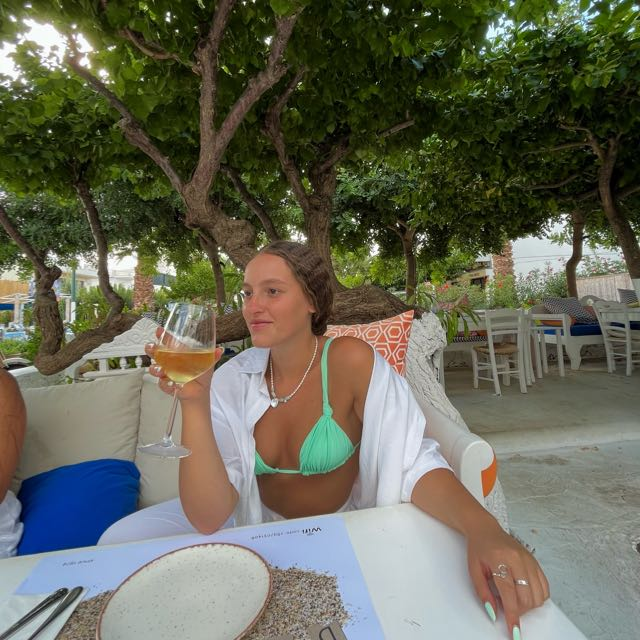
#> input picture examples/daniel.jpeg, 640 x 640 px
$ python -i main.py   (imports and definitions only)
#> lines starting #> are read from the running program, lines starting #| are printed output that depends on the picture
#################################################################
# FILE : main.py
# WRITER : guy fussfeld , guy_fussfeld , 207766973
# EXERCISE : intro2cs ex5 2022-2023
# DESCRIPTION: A simple program that edit images
# STUDENTS I DISCUSSED THE EXERCISE WITH:
# WEB PAGES I USED:
# NOTES:
#################################################################

##############################################################################
#                                   Imports                                  #
##############################################################################
from helper import *
import math
import sys
import copy

##############################################################################
#                                  Functions                                 #
##############################################################################

# gets a 3 dimensional list of colorful picture and split the list into the different channels


# [239 lines left out: functions separate_channels, combine_channels, color_to_gray, RGB2grayscale, blur_kernel, apply_kernel and 8 more, not called in this run]

# resize image


def answer_3(image):
    a = input("choose height and width seperated by comma for the new image : ")
    if ',' in a:
        a = a.split(',')
        if len(a) == 2 and a[0].isnumeric() and a[1].isnumeric() and int(a[0]) > 1 and int(a[1]) > 1:
            if isinstance(image[0][0], list):
                new_image = separate_channels(image)
                row_image = []
                for row in new_image:
                    row_image.append(resize(row, int(a[0]), int(a[1])))
                new_image = combine_channels(row_image)
                return new_image
            else:
                new_image = resize(image, int(a[0]), int(a[1]))
                return new_image
        else:
            print("the width and height must be bigger then 1")
            return image
    else:
        print("the width and height must be bigger then 1")
        return image

# rotate image


# [54 lines left out: functions answer_4, answer_5, answer_6, not called in this run]


# [29 lines not run here, left out]

>>> import cv2
>>> picture = cv2.imread('../examples/daniel.jpeg', cv2.IMREAD_GRAYSCALE)
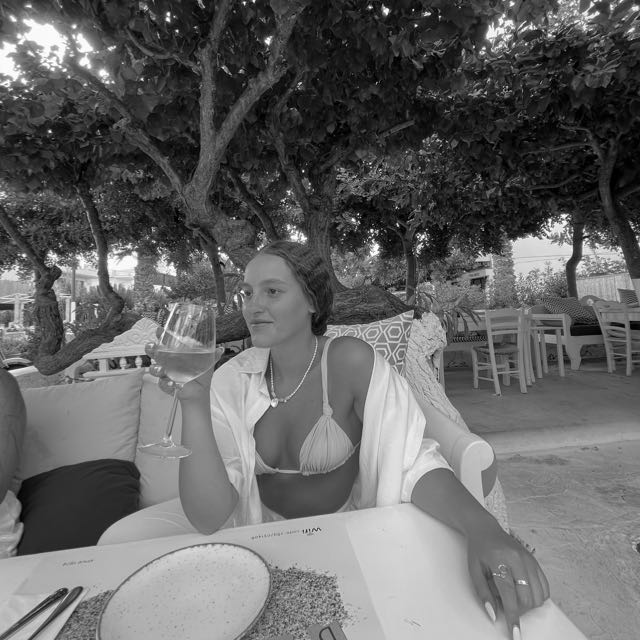
#> picture: shape (640, 640); min 0, max 255, mean 101.6
>>> result = answer_3(picture)
#> the answer given: ../examples/daniel.jpeg

$ run again, on examples/guy.jpeg
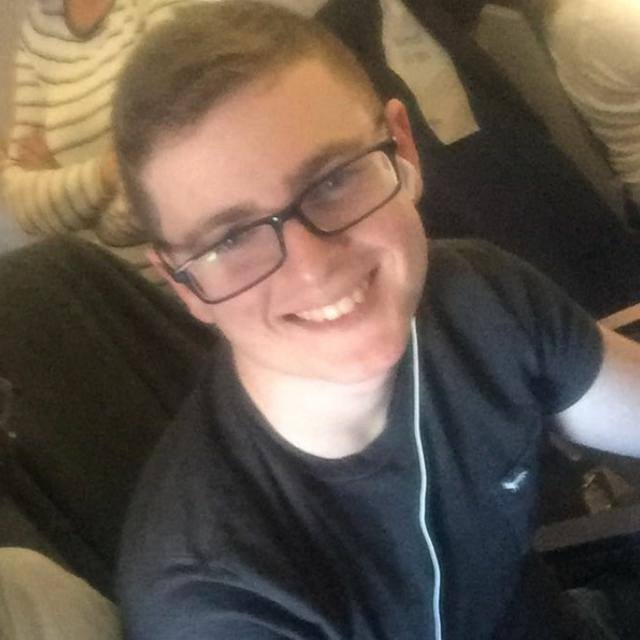
#> input picture examples/guy.jpeg, 640 x 640 px
#> `picture = cv2.imread('../examples/daniel.jpeg', cv2.IMREAD_GRAYSCALE)`:
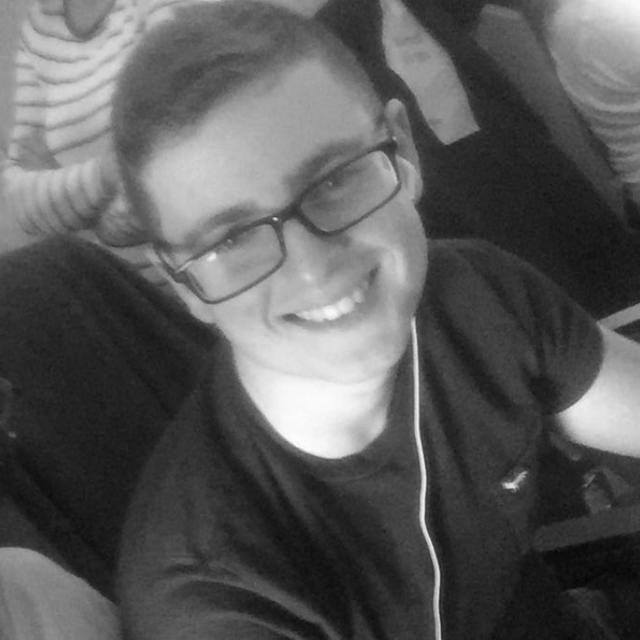
#> picture: shape (640, 640); min 3, max 255, mean 90.2

$ run again, on examples/shahaf.jpeg
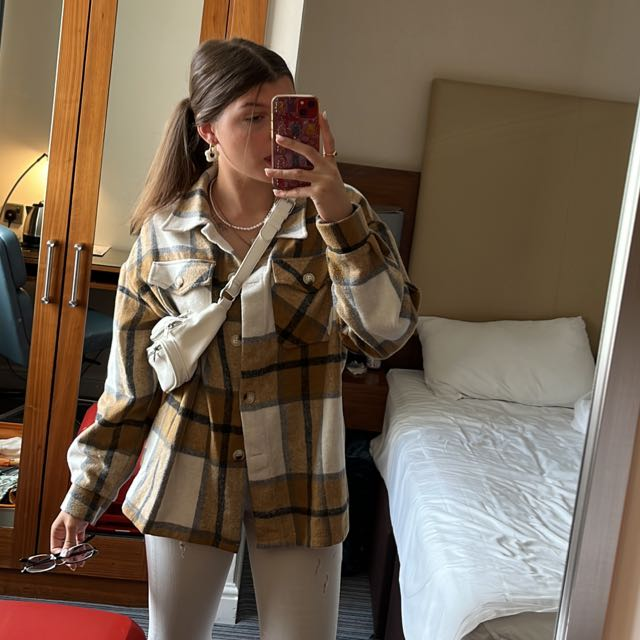
#> input picture examples/shahaf.jpeg, 640 x 640 px
#> `picture = cv2.imread('../examples/daniel.jpeg', cv2.IMREAD_GRAYSCALE)`:
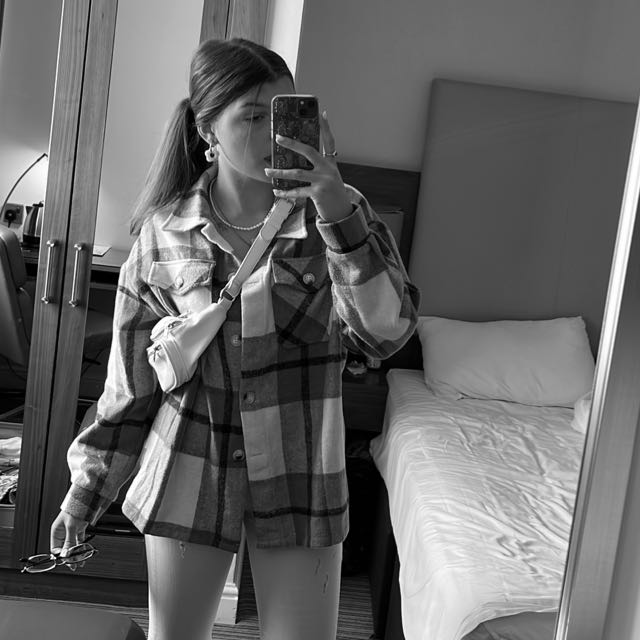
#> picture: shape (640, 640); min 0, max 255, mean 103
